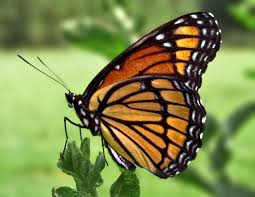
#> input picture data set/data 1/data 1/024.jpg, 255 x 197 px, found by its file name
$ python reshape.py   (older library calls are emulated)
#> lines starting #> are read from the running program, lines starting #| are printed output that depends on the picture
from PIL import Image
from scipy.misc import imfilter, imread, imsave
import numpy as np

img = np.asarray(Image.open('024.jpg').resize((512,512), Image.ANTIALIAS))
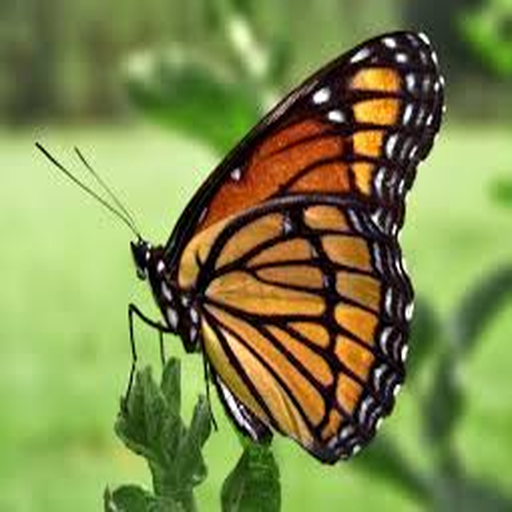
#> img: shape (512, 512, 3); mean R, G, B 126, 137.3, 75.9

imsave('r-024.png',img)

$ run again, with data set/data 1/data 1/001.jpg copied over data set/data 1/data 1/024.jpg
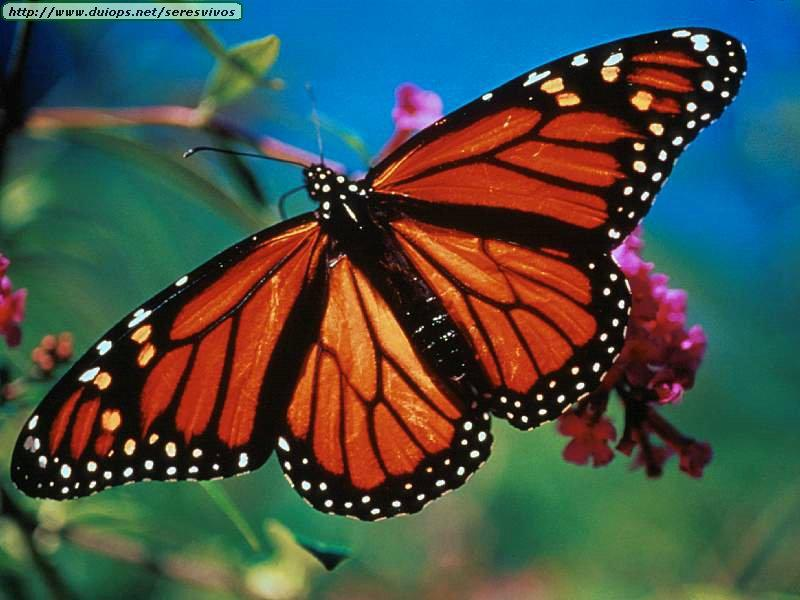
#> input picture data set/data 1/data 1/001.jpg, 800 x 600 px, found by its file name
#> `img = np.asarray(Image.open('024.jpg').resize((512,512), Image.ANTIALI..`:
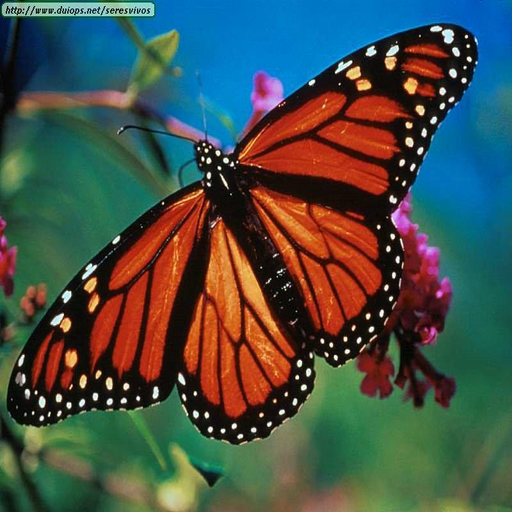
#> img: shape (512, 512, 3); mean R, G, B 69.4, 80.1, 72.5

$ run again, with data set/data 1/data 1/002.jpg copied over data set/data 1/data 1/024.jpg
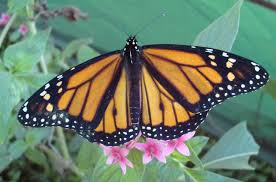
#> input picture data set/data 1/data 1/002.jpg, 276 x 182 px, found by its file name
#> `img = np.asarray(Image.open('024.jpg').resize((512,512), Image.ANTIALI..`:
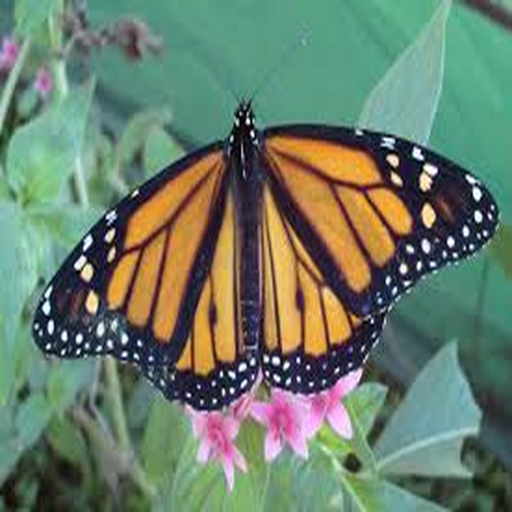
#> img: shape (512, 512, 3); mean R, G, B 106.7, 125.5, 106.8

$ run again, with data set/data 1/data 1/003.jpg copied over data set/data 1/data 1/024.jpg
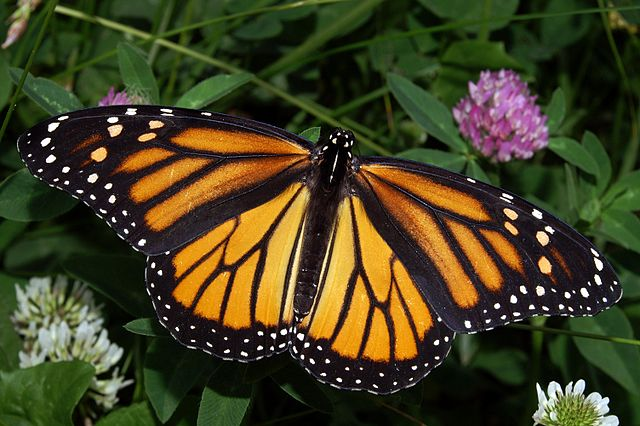
#> input picture data set/data 1/data 1/003.jpg, 640 x 426 px, found by its file name
#> `img = np.asarray(Image.open('024.jpg').resize((512,512), Image.ANTIALI..`:
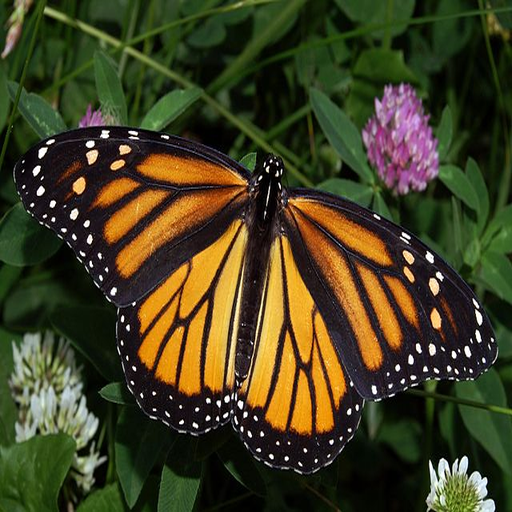
#> img: shape (512, 512, 3); mean R, G, B 66.7, 63.3, 33.1
